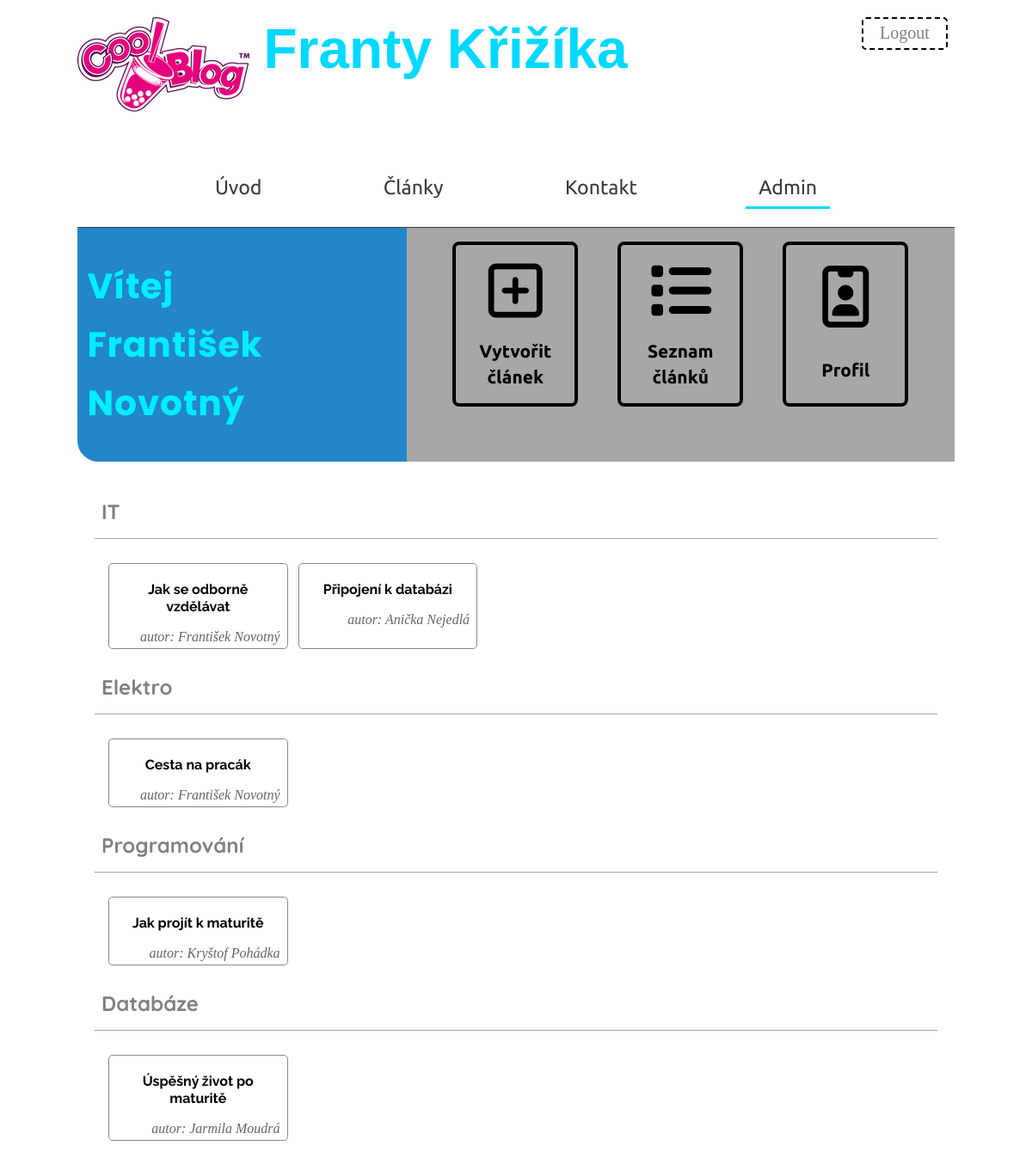
Screenshot of /admin.php?section=clanek-seznam (signed in) with the database file from the repository.
### tables this page shows
CREATE TABLE `kategorie` (
  `idkategorie` int(10) unsigned NOT NULL AUTO_INCREMENT,
  `nazev` varchar(255) NOT NULL,
  PRIMARY KEY (`idkategorie`),
  UNIQUE KEY `idkategorie_UNIQUE` (`idkategorie`),
  UNIQUE KEY `nazev_UNIQUE` (`nazev`)
);

CREATE TABLE `clanky` (
  `idclanky` int(10) unsigned NOT NULL AUTO_INCREMENT,
  `titulek` varchar(255) NOT NULL,
  `obsah` text NOT NULL,
  `idkategorie` int(10) unsigned NOT NULL,
  `idautor` int(10) unsigned NOT NULL,
  PRIMARY KEY (`idclanky`,`idkategorie`,`idautor`),
  UNIQUE KEY `idclanky_UNIQUE` (`idclanky`),
  UNIQUE KEY `titulek_UNIQUE` (`titulek`),
  KEY `fk_clanky_kategorie_idx` (`idkategorie`),
  KEY `fk_clanky_autor1_idx` (`idautor`),
  CONSTRAINT `fk_clanky_autor1` FOREIGN KEY (`idautor`) REFERENCES `autor` (`idautor`) ON DELETE NO ACTION ON UPDATE NO ACTION,
  CONSTRAINT `fk_clanky_kategorie` FOREIGN KEY (`idkategorie`) REFERENCES `kategorie` (`idkategorie`) ON DELETE NO ACTION ON UPDATE NO ACTION
);

CREATE TABLE `autor` (
  `idautor` int(10) unsigned NOT NULL AUTO_INCREMENT,
  `jmeno` varchar(255) NOT NULL,
  `prijmeni` varchar(255) NOT NULL,
  `email` varchar(255) DEFAULT NULL,
  `heslo` varchar(255) DEFAULT NULL,
  PRIMARY KEY (`idautor`),
  UNIQUE KEY `idautor_UNIQUE` (`idautor`)
);

### admin/menu/clanek-seznam.php (the view, shortened to what this page needs)
<section class="content">
    <?php
      $stmnt = $conn->prepare("SELECT * FROM `clanky-krizik`.`kategorie` ORDER BY `idkategorie` ASC");
      $stmnt->execute();
      while ($rown = $stmnt->fetch()) {
      echo '<section>';
      echo '<span class="podnadpis">';
      $nadpis = ucfirst($rown['nazev']);
      if($nadpis == 'Programovani') {
        $nadpis = 'Programování';
      } elseif ($nadpis == 'Databaze') {
        $nadpis = 'Databáze';
      }
        echo '<h2>'.$nadpis.'</h2>';
      echo '</span>';
      $idkategorie = $rown['idkategorie'];
      ?>
      <div class="list-of-articles">
      <?php
        $stmt = $conn->prepare("SELECT * FROM `clanky-krizik`.`clanky` WHERE `idkategorie` = $idkategorie ORDER BY `idclanky` DESC");
        $stmt->execute();
        while ($row = $stmt->fetch()) {
          $idautor = $row['idautor'];
          echo '<a class="articles-item" href="admin.php?section=clanek-edit&id='.$row['idclanky'].'">';
          echo '<p>'.$row['titulek'].'</p>';
          $stmts = $conn->prepare("SELECT * FROM `clanky-krizik`.`autor` WHERE idautor=$idautor");
          $stmts->execute();
          while ($rows = $stmts->fetch()){
              echo '<span class="author">autor: <i class="author-name">'.$rows['jmeno'].' '.$rows['prijmeni'].'</i></span>';
          };
          echo '</a>';
        };
      echo '</div>';
      echo '</section>';
      }
    ?>
</section>

### assets/css/style.css (style rules this page uses)
html { box-sizing: border-box; }
*, *:before, *:after { box-sizing: inherit; }
body { max-width: 63.75em; height: auto; margin: auto; padding: 1.25em 0; color: rgb(59, 59, 59); }
.podnadpis, .login h2 { font-family: 'Quicksand', sans-serif; line-height: 3.5em; color: grey; padding-left: .5em; border-bottom: .0625em solid rgba(80, 80, 80, 0.5); }
p, .create-article textarea, .edit-article textarea { font-family: 'Raleway', sans-serif; line-height: 1.25em; }
.content { padding: 0 .625em; margin: 1.875em 0; }
span.podnadpis { clear: both; display: block; }
span.podnadpis h2 { display: inline; margin-right: .75em; }
.author { float: right; color: rgb(102, 101, 101); font-style: italic; margin-right: .5em; margin-top: .68em;; margin-bottom: .420em; }
.list-of-articles { display: flex; flex-direction: row; justify-content: left; flex-wrap: wrap; margin: 1em; }
.articles-item { text-decoration: none; text-align: center; color: #000; width: 22%; border: .0625em solid #888; border-radius: .3em; padding: .25em; margin-top: .75em; margin-right: .75em; }
.articles-item:last-child { margin-right: 0; }
.articles-item p { margin: 1em .25em; font-weight: bold; }
.articles-item .author { margin: 0 .25em 0 0; }

### rows the page displays
kategorie: nazev "IT"
clanky: titulek "Jak se odborně vzdělávat"
autor: jmeno "František", prijmeni "Novotný"
clanky: titulek "Připojení k databázi"
autor: jmeno "Anička", prijmeni "Nejedlá"
kategorie: nazev "Elektro"
clanky: titulek "Cesta na pracák"
kategorie: nazev "Programování"
clanky: titulek "Jak projít k maturitě"
autor: jmeno "Kryštof", prijmeni "Pohádka"
kategorie: nazev "Databáze"
clanky: titulek "Úspěšný život po maturitě"
autor: jmeno "Jarmila", prijmeni "Moudrá"

### other values shown
$item_name "Úvod"
$item_name "Články"
$item_name "Kontakt"
$_SESSION['firstname'] "František"
$_SESSION['lastname'] "Novotný"
$section_name "Vytvořit článek"
$section_name "Seznam článků"
$section_name "Profil"
